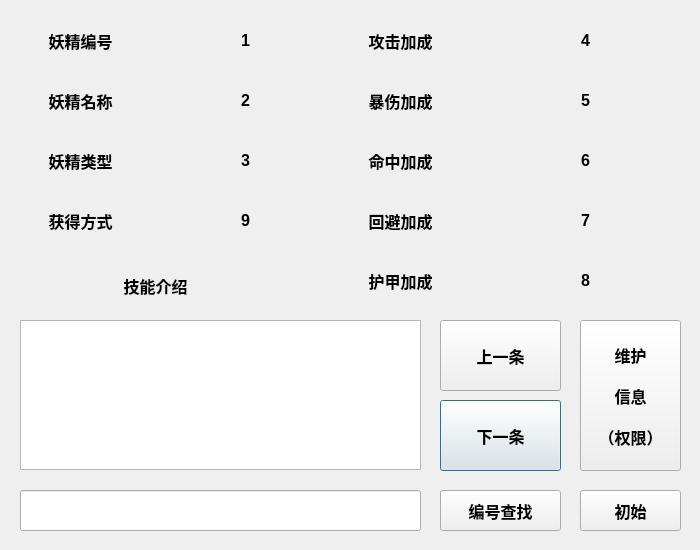
<?xml version="1.0" encoding="UTF-8"?>
<ui version="4.0">
 <class>Dialog_goblin</class>
 <widget class="QDialog" name="Dialog_goblin">
  <property name="geometry">
   <rect>
    <x>0</x>
    <y>0</y>
    <width>700</width>
    <height>550</height>
   </rect>
  </property>
  <property name="windowTitle">
   <string>Dialog</string>
  </property>
  <widget class="QLabel" name="label">
   <property name="geometry">
    <rect>
     <x>20</x>
     <y>20</y>
     <width>121</width>
     <height>41</height>
    </rect>
   </property>
   <property name="font">
    <font>
     <pointsize>12</pointsize>
     <weight>75</weight>
     <bold>true</bold>
    </font>
   </property>
   <property name="text">
    <string>妖精编号</string>
   </property>
   <property name="alignment">
    <set>Qt::AlignCenter</set>
   </property>
  </widget>
  <widget class="QLabel" name="label_2">
   <property name="geometry">
    <rect>
     <x>20</x>
     <y>80</y>
     <width>121</width>
     <height>41</height>
    </rect>
   </property>
   <property name="font">
    <font>
     <pointsize>12</pointsize>
     <weight>75</weight>
     <bold>true</bold>
    </font>
   </property>
   <property name="text">
    <string>妖精名称</string>
   </property>
   <property name="alignment">
    <set>Qt::AlignCenter</set>
   </property>
  </widget>
  <widget class="QLabel" name="label_3">
   <property name="geometry">
    <rect>
     <x>20</x>
     <y>140</y>
     <width>121</width>
     <height>41</height>
    </rect>
   </property>
   <property name="font">
    <font>
     <pointsize>12</pointsize>
     <weight>75</weight>
     <bold>true</bold>
    </font>
   </property>
   <property name="text">
    <string>妖精类型</string>
   </property>
   <property name="alignment">
    <set>Qt::AlignCenter</set>
   </property>
  </widget>
  <widget class="QLabel" name="label_4">
   <property name="geometry">
    <rect>
     <x>340</x>
     <y>20</y>
     <width>121</width>
     <height>41</height>
    </rect>
   </property>
   <property name="font">
    <font>
     <pointsize>12</pointsize>
     <weight>75</weight>
     <bold>true</bold>
    </font>
   </property>
   <property name="text">
    <string>攻击加成</string>
   </property>
   <property name="alignment">
    <set>Qt::AlignCenter</set>
   </property>
  </widget>
  <widget class="QLabel" name="label_5">
   <property name="geometry">
    <rect>
     <x>340</x>
     <y>80</y>
     <width>121</width>
     <height>41</height>
    </rect>
   </property>
   <property name="font">
    <font>
     <pointsize>12</pointsize>
     <weight>75</weight>
     <bold>true</bold>
    </font>
   </property>
   <property name="text">
    <string>暴伤加成</string>
   </property>
   <property name="alignment">
    <set>Qt::AlignCenter</set>
   </property>
  </widget>
  <widget class="QLabel" name="label_6">
   <property name="geometry">
    <rect>
     <x>340</x>
     <y>140</y>
     <width>121</width>
     <height>41</height>
    </rect>
   </property>
   <property name="font">
    <font>
     <pointsize>12</pointsize>
     <weight>75</weight>
     <bold>true</bold>
    </font>
   </property>
   <property name="text">
    <string>命中加成</string>
   </property>
   <property name="alignment">
    <set>Qt::AlignCenter</set>
   </property>
  </widget>
  <widget class="QLabel" name="label_7">
   <property name="geometry">
    <rect>
     <x>340</x>
     <y>200</y>
     <width>121</width>
     <height>41</height>
    </rect>
   </property>
   <property name="font">
    <font>
     <pointsize>12</pointsize>
     <weight>75</weight>
     <bold>true</bold>
    </font>
   </property>
   <property name="text">
    <string>回避加成</string>
   </property>
   <property name="alignment">
    <set>Qt::AlignCenter</set>
   </property>
  </widget>
  <widget class="QLabel" name="label_8">
   <property name="geometry">
    <rect>
     <x>340</x>
     <y>260</y>
     <width>121</width>
     <height>41</height>
    </rect>
   </property>
   <property name="font">
    <font>
     <pointsize>12</pointsize>
     <weight>75</weight>
     <bold>true</bold>
    </font>
   </property>
   <property name="text">
    <string>护甲加成</string>
   </property>
   <property name="alignment">
    <set>Qt::AlignCenter</set>
   </property>
  </widget>
  <widget class="QLabel" name="label_9">
   <property name="geometry">
    <rect>
     <x>20</x>
     <y>200</y>
     <width>121</width>
     <height>41</height>
    </rect>
   </property>
   <property name="font">
    <font>
     <pointsize>12</pointsize>
     <weight>75</weight>
     <bold>true</bold>
    </font>
   </property>
   <property name="text">
    <string>获得方式</string>
   </property>
   <property name="alignment">
    <set>Qt::AlignCenter</set>
   </property>
  </widget>
  <widget class="QLabel" name="label_10">
   <property name="geometry">
    <rect>
     <x>20</x>
     <y>270</y>
     <width>271</width>
     <height>31</height>
    </rect>
   </property>
   <property name="font">
    <font>
     <pointsize>12</pointsize>
     <weight>75</weight>
     <bold>true</bold>
    </font>
   </property>
   <property name="text">
    <string>技能介绍</string>
   </property>
   <property name="alignment">
    <set>Qt::AlignCenter</set>
   </property>
  </widget>
  <widget class="QLabel" name="label_No">
   <property name="geometry">
    <rect>
     <x>170</x>
     <y>20</y>
     <width>151</width>
     <height>41</height>
    </rect>
   </property>
   <property name="font">
    <font>
     <pointsize>12</pointsize>
     <weight>75</weight>
     <bold>true</bold>
    </font>
   </property>
   <property name="text">
    <string>1</string>
   </property>
   <property name="alignment">
    <set>Qt::AlignCenter</set>
   </property>
  </widget>
  <widget class="QLabel" name="label_Name">
   <property name="geometry">
    <rect>
     <x>170</x>
     <y>80</y>
     <width>151</width>
     <height>41</height>
    </rect>
   </property>
   <property name="font">
    <font>
     <pointsize>12</pointsize>
     <weight>75</weight>
     <bold>true</bold>
    </font>
   </property>
   <property name="text">
    <string>2</string>
   </property>
   <property name="alignment">
    <set>Qt::AlignCenter</set>
   </property>
  </widget>
  <widget class="QLabel" name="label_Type">
   <property name="geometry">
    <rect>
     <x>170</x>
     <y>140</y>
     <width>151</width>
     <height>41</height>
    </rect>
   </property>
   <property name="font">
    <font>
     <pointsize>12</pointsize>
     <weight>75</weight>
     <bold>true</bold>
    </font>
   </property>
   <property name="text">
    <string>3</string>
   </property>
   <property name="alignment">
    <set>Qt::AlignCenter</set>
   </property>
  </widget>
  <widget class="QLabel" name="label_Attack">
   <property name="geometry">
    <rect>
     <x>490</x>
     <y>20</y>
     <width>191</width>
     <height>41</height>
    </rect>
   </property>
   <property name="font">
    <font>
     <pointsize>12</pointsize>
     <weight>75</weight>
     <bold>true</bold>
    </font>
   </property>
   <property name="text">
    <string>4</string>
   </property>
   <property name="alignment">
    <set>Qt::AlignCenter</set>
   </property>
  </widget>
  <widget class="QLabel" name="label_Strike">
   <property name="geometry">
    <rect>
     <x>490</x>
     <y>80</y>
     <width>191</width>
     <height>41</height>
    </rect>
   </property>
   <property name="font">
    <font>
     <pointsize>12</pointsize>
     <weight>75</weight>
     <bold>true</bold>
    </font>
   </property>
   <property name="text">
    <string>5</string>
   </property>
   <property name="alignment">
    <set>Qt::AlignCenter</set>
   </property>
  </widget>
  <widget class="QLabel" name="label_Hit">
   <property name="geometry">
    <rect>
     <x>490</x>
     <y>140</y>
     <width>191</width>
     <height>41</height>
    </rect>
   </property>
   <property name="font">
    <font>
     <pointsize>12</pointsize>
     <weight>75</weight>
     <bold>true</bold>
    </font>
   </property>
   <property name="text">
    <string>6</string>
   </property>
   <property name="alignment">
    <set>Qt::AlignCenter</set>
   </property>
  </widget>
  <widget class="QLabel" name="label_Avoid">
   <property name="geometry">
    <rect>
     <x>490</x>
     <y>200</y>
     <width>191</width>
     <height>41</height>
    </rect>
   </property>
   <property name="font">
    <font>
     <pointsize>12</pointsize>
     <weight>75</weight>
     <bold>true</bold>
    </font>
   </property>
   <property name="text">
    <string>7</string>
   </property>
   <property name="alignment">
    <set>Qt::AlignCenter</set>
   </property>
  </widget>
  <widget class="QLabel" name="label_Armor">
   <property name="geometry">
    <rect>
     <x>490</x>
     <y>260</y>
     <width>191</width>
     <height>41</height>
    </rect>
   </property>
   <property name="font">
    <font>
     <pointsize>12</pointsize>
     <weight>75</weight>
     <bold>true</bold>
    </font>
   </property>
   <property name="text">
    <string>8</string>
   </property>
   <property name="alignment">
    <set>Qt::AlignCenter</set>
   </property>
  </widget>
  <widget class="QLabel" name="label_Get">
   <property name="geometry">
    <rect>
     <x>170</x>
     <y>200</y>
     <width>151</width>
     <height>41</height>
    </rect>
   </property>
   <property name="font">
    <font>
     <pointsize>12</pointsize>
     <weight>75</weight>
     <bold>true</bold>
    </font>
   </property>
   <property name="text">
    <string>9</string>
   </property>
   <property name="alignment">
    <set>Qt::AlignCenter</set>
   </property>
  </widget>
  <widget class="QTextEdit" name="textEdit">
   <property name="geometry">
    <rect>
     <x>20</x>
     <y>320</y>
     <width>401</width>
     <height>150</height>
    </rect>
   </property>
   <property name="font">
    <font>
     <pointsize>12</pointsize>
     <weight>75</weight>
     <bold>true</bold>
    </font>
   </property>
   <property name="readOnly">
    <bool>true</bool>
   </property>
  </widget>
  <widget class="QPushButton" name="pushButton">
   <property name="geometry">
    <rect>
     <x>440</x>
     <y>400</y>
     <width>121</width>
     <height>71</height>
    </rect>
   </property>
   <property name="font">
    <font>
     <pointsize>12</pointsize>
     <weight>75</weight>
     <bold>true</bold>
    </font>
   </property>
   <property name="text">
    <string>下一条</string>
   </property>
  </widget>
  <widget class="QPushButton" name="pushButton_2">
   <property name="geometry">
    <rect>
     <x>440</x>
     <y>320</y>
     <width>121</width>
     <height>71</height>
    </rect>
   </property>
   <property name="font">
    <font>
     <pointsize>12</pointsize>
     <weight>75</weight>
     <bold>true</bold>
    </font>
   </property>
   <property name="text">
    <string>上一条</string>
   </property>
  </widget>
  <widget class="QPushButton" name="pushButton_3">
   <property name="geometry">
    <rect>
     <x>580</x>
     <y>320</y>
     <width>101</width>
     <height>151</height>
    </rect>
   </property>
   <property name="font">
    <font>
     <pointsize>12</pointsize>
     <weight>75</weight>
     <bold>true</bold>
    </font>
   </property>
   <property name="text">
    <string>维护

信息

（权限）</string>
   </property>
  </widget>
  <widget class="QPushButton" name="pushButton_4">
   <property name="geometry">
    <rect>
     <x>440</x>
     <y>490</y>
     <width>121</width>
     <height>41</height>
    </rect>
   </property>
   <property name="font">
    <font>
     <pointsize>12</pointsize>
     <weight>75</weight>
     <bold>true</bold>
    </font>
   </property>
   <property name="text">
    <string>编号查找</string>
   </property>
  </widget>
  <widget class="QLineEdit" name="lineEdit_select">
   <property name="geometry">
    <rect>
     <x>20</x>
     <y>490</y>
     <width>401</width>
     <height>41</height>
    </rect>
   </property>
   <property name="font">
    <font>
     <pointsize>12</pointsize>
     <weight>75</weight>
     <bold>true</bold>
    </font>
   </property>
   <property name="alignment">
    <set>Qt::AlignCenter</set>
   </property>
  </widget>
  <widget class="QPushButton" name="pushButton_5">
   <property name="geometry">
    <rect>
     <x>580</x>
     <y>490</y>
     <width>101</width>
     <height>41</height>
    </rect>
   </property>
   <property name="font">
    <font>
     <pointsize>12</pointsize>
     <weight>75</weight>
     <bold>true</bold>
    </font>
   </property>
   <property name="text">
    <string>初始</string>
   </property>
  </widget>
 </widget>
 <resources/>
 <connections/>
</ui>
